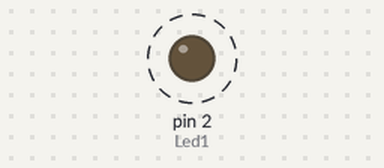
This sketch was run on a simulated Arduino Uno, built with avr-gcc and run on an emulated ATmega328P. Shown: output pins drawn as LEDs (lit = HIGH). Dashed ring = blinking.

Above: at 0.5 s.
Timing chart, 0 to 4.6 s (numbered marks = the images above):
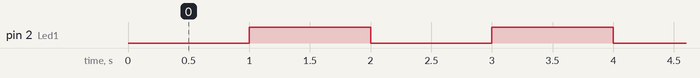

Measured:
- by itself, pin 2 (Led1): alternates HIGH for 1.0 s and LOW for 1.0 s

The sketch:

3.3.ino
```cpp
int Led1 = 2;

void setup() {
  pinMode(Led1 , OUTPUT);
  digitalWrite(Led1,HIGH);
  // put your setup code here, to run once:
}
void loop() {
  // put your main code here, to run repeatedly:
  digitalWrite(Led1 , LOW);
  delay(1000);
  digitalWrite(Led1 , HIGH);
  delay(1000);
}
```
